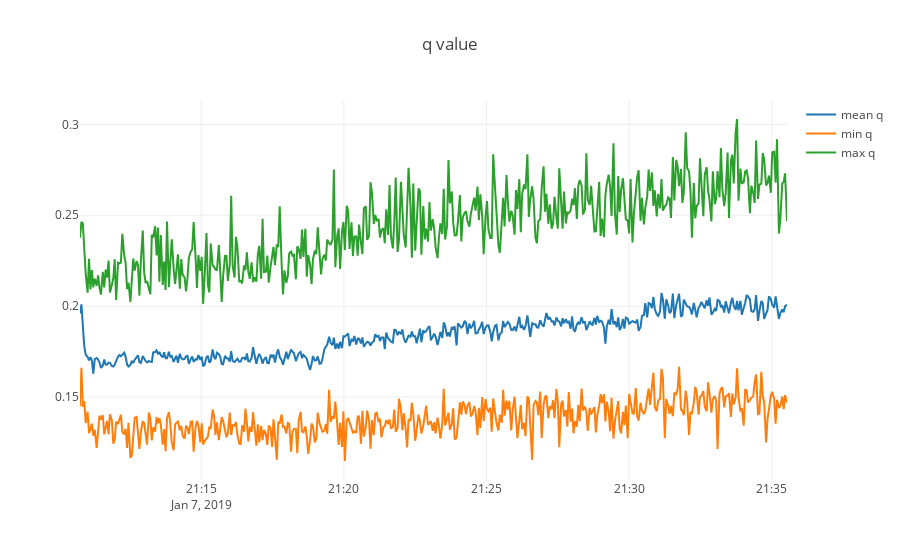

The notebook cell saved with this chart:
### Code cell
print_q(start_pos)

### Figure 1 — Plotly figure (JSON) as saved in the notebook; plotly's stock layout.template omitted (floating-point values rounded to 4 significant figures; data arrays with more than 128 entries replaced by an {"elided": "..."} marker saying what was removed)
{"data": [{"name": "mean q", "type": "scatter", "uid": "3632cb21-7fe1-45a5-bcdc-c1942234066e", "x": {"elided": "447 str values"}, "y": {"elided": "447 float values"}}, {"name": "min q", "type": "scatter", "uid": "e9f71acd-3abf-4f45-b04f-a8c1f472ee36", "x": {"elided": "447 str values"}, "y": {"elided": "447 float values"}}, {"name": "max q", "type": "scatter", "uid": "948a33b1-ea35-4519-badb-0b6bcea216af", "x": {"elided": "447 str values"}, "y": {"elided": "447 float values"}}], "layout": {"title": "q value"}}
